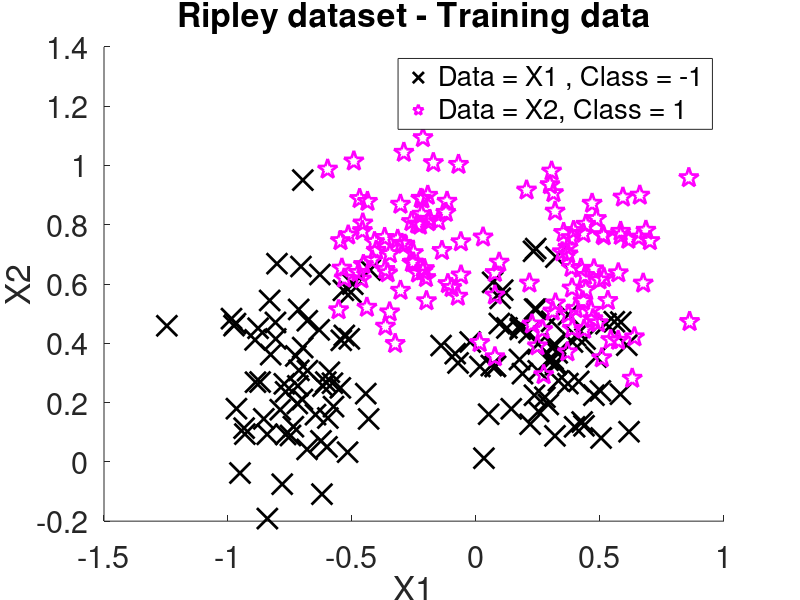

Reproduce this figure in MATLAB. (Note: this script raises an error after producing the figure.)
clc
clear all
close all
load ripley.mat

h = gscatter(Xtrain(:,1), Xtrain(:,2), Ytrain, 'km', 'xp');
set(h ,'linewidth',2);
set(h, 'MarkerSize', 15);
set(gca,'FontSize',22);
xlabel('X1');
ylabel('X2');
title('Ripley dataset - Training data')
lgd = legend({'Data = X1 , Class = -1','Data = X2, Class = 1'},'Location','Best');
lgd.FontSize = 20;

figure,
h1 = gscatter(Xtest(:,1), Xtest(:,2), Ytest, 'km', 'xp');
set(h1 ,'linewidth',2);
set(h1, 'MarkerSize', 15);
set(gca,'FontSize',22);
xlabel('X1');
ylabel('X2');
title('Ripley dataset - Test data')
lgd1 = legend({'Data = X1 , Class = -1','Data = X2, Class = 1'},'Location','Best');
lgd1.FontSize = 20;

errLinear = [];
errPoly = [];
errRBF = [];
gammaOptimal_lin = [];
sigmaOptimal_lin = [];
gammaOptimal_poly = [];
sigmaOptimal_poly = [];
gammaOptimal_RBF = [];
sigmaOptimal_RBF = [];
for i=1:3
    [gam_lin ,sig2_lin , cost_lin ] = tunelssvm ({ Xtrain , Ytrain , 'c', [], [], 'lin_kernel'}, 'simplex', 'crossvalidatelssvm',{10, 'misclass'});
    [gam_poly ,t , cost_poly ] = tunelssvm ({ Xtrain , Ytrain , 'c', [], [], 'poly_kernel'}, 'simplex', 'crossvalidatelssvm',{10, 'misclass'});
    [gam_RBF ,sig2_RBF , cost_RBF ] = tunelssvm ({ Xtrain , Ytrain , 'c', [], [], 'RBF_kernel'}, 'simplex', 'crossvalidatelssvm',{10, 'misclass'});
    gammaOptimal_lin = [gammaOptimal_lin ;gam_lin ];
    sigmaOptimal_lin = [sigmaOptimal_lin ; sig2_lin];
    gammaOptimal_poly = [gammaOptimal_poly; gam_poly];
    sigmaOptimal_poly = [sigmaOptimal_poly; t(1)];
    gammaOptimal_RBF = [gammaOptimal_RBF; gam_RBF];
    sigmaOptimal_RBF = [sigmaOptimal_RBF; sig2_RBF];
    format short g
    sig2_poly = t(1);
    gamma = [gam_lin, gam_poly, gam_RBF] ;
    sigma2 = [sig2_lin, sig2_poly , sig2_RBF];
    kernel = ["lin_kernel" , "poly_kernel", "RBF_kernel"] ;
    type = 'c' ;
    for i=1:3
        gam = gamma(i)
        if(i > 1)
            sig2 = sigma2(i-1) 
        end
        ker = kernel(i) 
        if(strcmp(ker,'lin_kernel') == 1)
            [alpha,b] = trainlssvm({Xtrain,Ytrain,type,gam,[],'lin_kernel'});
            figure; plotlssvm({Xtrain,Ytrain,type,gam,[],'lin_kernel','preprocess'},{alpha,b});
            [Yest, Zt] = simlssvm({Xtrain,Ytrain,type,gam,[],'lin_kernel'}, {alpha,b}, Xtest);
            set(gca,'FontSize',20)
            err = sum(Yest~=Ytest);
            err_lin = err/length(Ytest)*100 ;
            roc( Zt , Ytest );
            set(gca,'FontSize',20)
        elseif (strcmp(ker,'poly_kernel')== 1)
            [alpha,b] = trainlssvm({Xtrain,Ytrain,type,gam,t,ker});
            figure; plotlssvm({Xtrain,Ytrain,type,gam,[t(1); t(2)],'poly_kernel','preprocess'},{alpha,b});
            set(gca,'FontSize',20)
            [Yest, Zt] = simlssvm({Xtrain,Ytrain,type,gam,t,ker}, {alpha,b}, Xtest);
            err = sum(Yest~=Ytest);
            err_poly = err/length(Ytest)*100 ;
            roc( Zt , Ytest );
            set(gca,'FontSize',20)
        else
            [alpha,b] = trainlssvm({Xtrain,Ytrain,type,gam,sig2,ker});
            figure; plotlssvm({Xtrain,Ytrain,type,gam,sig2,'RBF_kernel','preprocess'},{alpha,b});
            set(gca,'FontSize',20)
            [Yest, Zt] = simlssvm({Xtrain,Ytrain,type,gam,sig2,ker}, {alpha,b}, Xtest);
            err = sum(Yest~=Ytest);
            err_RBF = err/length(Ytest)*100 ; 
            roc( Zt , Ytest );
            set(gca,'FontSize',20)
        end
    end
    errLinear = [errLinear;err_lin ];
    errPoly = [errPoly; err_poly];
    errRBF = [errRBF;err_RBF];
end
 gammaOptimal_lin
 sigmaOptimal_lin
 gammaOptimal_poly
 sigmaOptimal_poly
 gammaOptimal_RBF
 sigmaOptimal_RBF
 errLinear
 errPoly
 errRBF
 close all